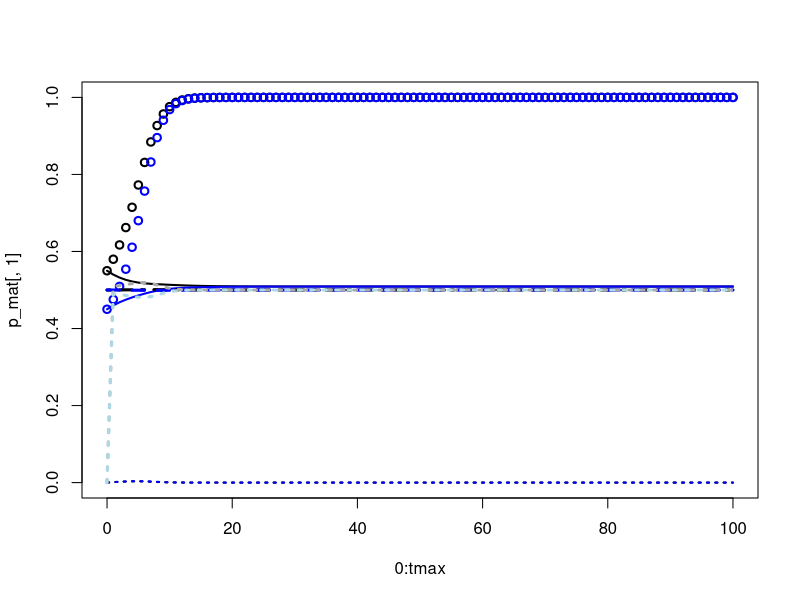

Recreate this plot in R.
rm(list = ls())

feet_marker_sim <- function(
    tmax=1000,
    d=0.1, #coordination benefit
    g=0.1, #extra coordination benefit among mutualists
    h=0.1, #mis-coordination cost for mutualists
    a=0.9, #probability of assorting on marker
    m0=0.01, #proportion of population considering migration
    mu=0.5, #proportion of migrants that are payoff-biased
    s=c(0.5, 0.5), #proportion of total population in each group
    init_p=c(0.55,0.45), #intial proportion of behavior 0 in each group
    init_q=c(0.51,0.49), #intial proportion of marker 0 in each group 
    draw=TRUE,
    plots=TRUE ) {

 
    # define and check group number
    init_s=s
    ngroups=length(s)
    if ( length(init_p)!=ngroups | length(init_q)!=ngroups ) {
      stop("!! s, p and q vectors must be equal length !!")
    }
    if (sum(s)!=1){
      stop("!! s must sum to 1 !!")
    }
    

    # init matrix of states
    # x[[k]][i,j] gives frequency of xijk
    xblank <- matrix(0,nrow=2,ncol=2)
    x <- list(xblank)
    for ( i in 1:ngroups ) {
        x[[i]] <- xblank
    }


    #initial frequencies with no linkage
    for ( k in 1:ngroups ) {
        if ( missing(init_p) || missing(init_q) ) {
            p <- runif(1)  
            q <- runif(1)
            x[[k]][1,1] <- p*q
            x[[k]][1,2] <- p*(1-q)
            x[[k]][2,1] <- (1-p)*q
            x[[k]][2,2] <- (1-p)*(1-q)
        } else {
            p <- init_p[k]  
            q <- init_q[k]
            x[[k]][1,1] <- p*q
            x[[k]][1,2] <- p*(1-q)
            x[[k]][2,1] <- (1-p)*q
            x[[k]][2,2] <- (1-p)*(1-q) 
        } #else
    }


    #initialize matrices to hold p, q, D, and s for all groups
    p_mat <- NULL     #behavior freq
    q_mat <- NULL     #marker freq
    D_mat <- NULL     #linkage
    s_mat <- s        #proportion of total pop in each group

    for ( k in 1:ngroups ) {
        p_mat <- cbind(p_mat, x[[k]][1,1] + x[[k]][1,2])
        q_mat <- cbind(q_mat, x[[k]][1,1] + x[[k]][2,1])
        D_mat <- cbind(D_mat, x[[k]][1,1]*x[[k]][2,2] - x[[k]][1,2]*x[[k]][2,1])
    }

    # init vector of group-mean fitnesses
    fit <- rep(0, times=ngroups)
    fitp0 <- rep(0, times=ngroups)
    fitq0 <- rep(0, times=ngroups)
    fit_mat <- fit    #mean fitness in each group



    # fitness function
    # w0jk = 1-h+(d+g+h)((1-a)*p0k+a*x0jk/qjk)
    # w1jk = 1+d*((1-a)*p1k+a*x1jk/qjk)
    wijk <- function( i , j , k ) {

        i <- i+1 #turn behav and marker indices into matrix indices
        j <- j+1
        
        if (i==1) {
            w <- 1 - h + (d + g + h)*( (1 - a)*(x[[k]][1,1] + x[[k]][1,2]) +            #stag payoff (i=0, index=1)
                                        a*x[[k]][1,j]/(x[[k]][1,j] + x[[k]][2,j]) )
        } else {
            w <- 1 + d*( (1 - a)*(x[[k]][2,1] + x[[k]][2,2]) +                          #hare payoff (i=1, index=2)
                            a*x[[k]][2,j]/(x[[k]][1,j] + x[[k]][2,j]) )
        } #else

        w
    }

    
    # payoff-biased migration function with one outgroup
    mij <- function( i , j ) {
        
        #mij <- m0( 1 + mu*(fit[j] - fit[i]) ) #original R&B payoff-biased migration
        
        #new payoff-biased migration:

        mij <- m0*(1-mu)/2 + m0*mu*(fit[j]/(fit[i]+fit[j]))

        #Expanded, this is mij <- m0*( 1/2 - mu/2 + mu*(fit[j]/(fit[i]+fit[j]) )
        #If fit[i] = fit[j], then mij equals m0/2
        #There are only two groups, so this migration happens twice, and the total
        #migration from i to j is 2*m0/2 = m0.

        #If fit[j] >> fit[i], the most migration from i to j we'll get is 2*m0*(1/2 + mu/2) = m0*(1 + mu)
        #and if fit[j] << fit[i], the least migration we'll get is m0*(1 - mu)
        #which means the effect of mu will be less than in the original R&B model.
        #As in the original model, still have to keep m0 and mu small enough such that
        #migration rates are between 0 and 1.

        mij 
    }
    
    # payoff-biased migration function with two neighboring groups, one on each side
    m_kto <- function( k , t , o ) { #migrants from ingroup k, to target t, given the opposite side group o
        
        #mkt <- m0*(1-mu)/3 + m0*mu*(fit[t]/(fit[k]+fit[t]+fit[o]))   #those that move to target group
        #Expanded, this is mkt <- m0*( 1/3 - mu/3 + mu*(fit[t]/(fit[k]+fit[t]+fit[o])) )
        #If fit[t] = fit[k] = fit[o], then mij equals m0/3
        #Problem: This out-migration happens twice (one for each neighbor). If all three
        #groups have equal fitness, then migration out of group k is only 2/3*m0, but it should be m0.

        #Maybe instead use:

        mkt <- m0*( 1/2 - mu/3 + mu*(fit[t]/(fit[k]+fit[t]+fit[o])) )

        #Now, if all three groups have equal fitnessm mkt = m0/2, which means the
        #total out-migration to the two neighbors is m0.

        #If fit[t] >> fit[k] = fit[o], the most migration from k to t we'll get is m0*(1/2 + 2/3*mu), and
        #from k to o is m0*(1/2 - mu/3). Summing these, total out-migration from k is
        #m0*(1/2 - mu/3) + m0*(1/2 + 2/3*mu) = m0*(1/2 - mu/3 + 1/2 + 2/3*mu) = m0*(1 + mu/3)

        #If fit[t] = fit[o] >> fit[k], the most migration from k to t we'll get is m0*(1/2 + (1/2-1/3)*mu), and
        #from k to o is m0*(1/2 + (1/2-1/3)*mu). Summing these, total out-migration from k is
        #2*m0*(1/2 + (1/2-1/3)*mu) = m0*(1 + (1-2/3)*mu) = m0*(1 + mu/3)

        #If fit[k] >> fit[o] = fit[t], the most migration from k to t we'll get is m0*(1/2 - mu/3), and
        #from k to o is m0*(1/2 - mu/3). Summing these, total out-migration from k is
        #2*m0*(1/2 - mu/3) = m0*(1 - 2/3*mu)

        mkt
    }


    # group index bounding function
    groupindex <- function( k ) {
        k <- ifelse( k > ngroups , 1 , k )
        k <- ifelse( k < 1 , ngroups , k )
        k
    }
    

    
    print("START")
    print(x)
    
    for ( t in 1:tmax ) {

        xnew <- x 

        # learning
        for( k in 1:ngroups ) {
            w11k <- wijk( 1 , 1 , k )
            w10k <- wijk( 1 , 0 , k )
            w01k <- wijk( 0 , 1 , k )
            w00k <- wijk( 0 , 0 , k )
            wbar <- x[[k]][1,1]*w00k + x[[k]][1,2]*w01k + x[[k]][2,1]*w10k + x[[k]][2,2]*w11k
            xnew[[k]][1,1] <- x[[k]][1,1] * w00k / wbar
            xnew[[k]][1,2] <- x[[k]][1,2] * w01k / wbar
            xnew[[k]][2,1] <- x[[k]][2,1] * w10k / wbar
            xnew[[k]][2,2] <- x[[k]][2,2] * w11k / wbar
            
            fitp0[k] <- (w00k+w01k)/ (w10k+w11k+w01k+w00k)
            fitq0[k] <- (w00k+w10k)/ (w10k+w11k+w01k+w00k)
            fit[k] <- wbar #save group-mean fitness for later
        } #k

        xnewnew <- xnew
        snew <- s

        # migrate
        for( k in 1:ngroups ) {
            n1 <- groupindex(k+1)   #index for right side group
            n2 <- groupindex(k-1)   #index for left side group
            m_k_n1 <- m_kto( k , n1, n2) #from k (ingroup) to n1 (target)
            m_n1_k <- m_kto( n1, k, n2 )
            m_k_n2 <- m_kto( k , n2, n1 ) 
            m_n2_k <- m_kto( n2, k , n1)

            for ( i in 1:2 ) {
                for ( j in 1:2 ) {

                    xnewnew[[k]][i,j] <- ( xnew[[k]][i,j]*s[k]*( 1 - m_k_n1 - m_k_n2 ) +   # those staying in k
                                            xnew[[n1]][i,j]*s[n1]*m_n1_k +                # those coming from n1
                                            xnew[[n2]][i,j]*s[n2]*m_n2_k )/                # those coming from n2
                                            ( s[k]*(1 - m_k_n1 - m_k_n2) + s[n1]*m_n1_k  + s[n2]*m_n2_k )  #new prop total population in group k
                                            ######Note: an error in this last line is now fixed
                                            
                } #j
            } #i

            #recursion for group size    
            snew[k] <- s[k]*(1 - m_k_n1 - m_k_n2) + s[n1]*m_n1_k + s[n2]*m_n2_k

        } #k

        x <- xnewnew
        s <- snew
        
        
        p <- sapply( 1:ngroups , function(z) x[[z]][1,1] + x[[z]][1,2] )
        q <- sapply( 1:ngroups , function(z) x[[z]][1,1] + x[[z]][2,1] )
        linkage <- sapply( 1:ngroups , function(z) x[[z]][1,1]*x[[z]][2,2] - x[[z]][1,2]*x[[z]][2,1] )
        linkage <- linkage + 0.5
            
        #update results matrices
        p_mat <- rbind(p_mat, p)
        q_mat <- rbind(q_mat, q)
        D_mat <- rbind(D_mat, linkage-0.5)
        s_mat <- rbind(s_mat, s)
        fit_mat <-rbind(fit_mat, fit/sum(fit))


        # draw
        if ( draw==TRUE ) {
            if ( t==1 ) {
                plot( 1:ngroups , p , ylim=c(0,1) , lwd=2 )
            } else {
                rect( 0,-.02,ngroups+.1,1.1 , col="white" , border="white" )
                points( 1:ngroups , p , lwd=2 )
            }
            lines( 1:ngroups , q , col="red" )          #frequency of marker
            lines( 1:ngroups , linkage , col="blue" )   #linkage btwn bhvr & marker per grp
            lines( 1:ngroups , s , col="green")         #proportion of population in each group
            lines( 1:ngroups , fit/sum(fit) , col="cyan")         #prop of total fitness of each group
            points( 1:ngroups , fitp0 , col="cyan")         #prop of group fitness of behavior 0
            lines( 1:ngroups , fitq0 , col="lightblue", lty=3)         #prop of group fitness of marker 0
            legend (ngroups*.6, 1, legend=c("prop. bhvr 0", "prop. marker 0", "linkage", "prop in grp", "fitness", "payoff p0", "payoff q0"), 
                    col=c("black", "red", "blue", "green", "cyan", "cyan", "lightblue"), pch=c(1,19,19,19,19,1,1))
        } # /if draw
        
    } # /t

   
    print("END")
    invisible(x)


    # Trajectories Plot ------------------------------------------------------------
    if ( plots==TRUE ) {
        plot(0:tmax, p_mat[,1], ylim=c(0,1) , lwd=2, col="black" )
        points(0:tmax, p_mat[,2], ylim=c(0,1) , lwd=2, col="blue")
        lines(0:tmax, q_mat[,1], ylim=c(0,1) , lwd=2, col="black")
        lines(0:tmax, q_mat[,2], ylim=c(0,1) , lwd=2, col="blue")
        lines(0:tmax, D_mat[,1], ylim=c(0,1) , lwd=2, col="black", lty=3)
        lines(0:tmax, D_mat[,2], ylim=c(0,1) , lwd=2, col="blue", lty=3)
        lines(0:tmax, s_mat[,1], ylim=c(0,1) , lwd=3, col="black", lty=4)
        lines(0:tmax, s_mat[,2], ylim=c(0,1) , lwd=3, col="blue", lty=2)
        lines(0:tmax, fit_mat[,1], ylim=c(0,1) , lwd=3, col="darkgrey", lty=3)
        lines(0:tmax, fit_mat[,2], ylim=c(0,1) , lwd=3, col="lightblue", lty=3)
    } # if plots

    #print(x)

    #output matrices
    bound_out <- list(p_mat=p_mat,
                      q_mat=q_mat,
                      D_mat=D_mat,
                      s_mat=s_mat,
                      fit_mat=fit_mat)
    return(bound_out)

    
} #function


res <- feet_marker_sim(
  tmax=100,
  d=0.5, #coordination benefit (hare hunting together is better than alone)
  g=0.5, #extra coordination benefit among mutualists (stag is better than hare)
  h=0.2, #mis-coordination cost for mutualists (lost hare opp)
  a=0.1, #probability of assorting on marker
  m0=0.1, #proportion of each group that migrates
  mu=0.1, #of all migrants, proportion that engage in payoff biased migration
  s=rep(0.5,2), #proportion of total population in each group
  init_p=c(rep(.55,1),rep(.45,1)), #intial proportion of behavior 0 (stag) in each group
  init_q=c(rep(.55,1),rep(.45,1)), #intial proportion of marker 0 in each group 
  draw=F,    #make ending graphs?
  plots=T )  #make time-series plots?

#res$p_mat




##################################################################
#Explore equilibria

a <- seq(0, 1, 0.1)
m0 <- c(0.01, 0.1, 0.5)

tmax <- 300

#initialize vectors
grp1a_p_vec <- NULL
grp2a_p_vec <- NULL

grp1a_q_vec <- NULL
grp2a_q_vec <- NULL

grp1a_D_vec <- NULL
grp2a_D_vec <- NULL

grp1a_s_vec <- NULL
grp2a_s_vec <- NULL

grp1m0_list <- vector("list", length(m0))
grp2m0_list <- vector("list", length(m0))

counter <- 0

#Initial conditions: Group 1 is a minority (small s) with high payoff equilibirum (high p = stag)
#   Group 2 is majority with low payoff equilibrium. Markers start out nearly even in both groups

#R&B predictions:
#1) when markers not important (low a), minority should be converted to all-hare (p=0 in both groups).
#2) if you can assort on marker (high a), minorities with high stag should evolve marked boundaries to protect
#   themselves from effects of payoff-biased migration. In other words, minority with high stag
#   stays a minority with high stag, majority with high hare stays majority with high hare, and
#   population-level norm-marker covariance evolves.


for ( m0_inc in m0 ) {

    counter <- counter + 1

    for ( a_inc in a ) {

        res <- feet_marker_sim(
                    tmax=tmax,
                    d=0.2, #coordination benefit (hare hunting together is better than alone)
                    g=0.2, #extra coordination benefit among mutualists (stag is better than hare)
                    h=0.2, #mis-coordination cost for mutualists (lost hare opp)
                    a=a_inc, #probability of assorting on marker
                    m0=m0_inc, #proportion of each group that migrates
                    mu=0.2, #of all migrants, proportion that engage in payoff biased migration
                    s=c(0.2, 0.8), #proportion of total population in each group
                    init_p=c(0.9, 0.1), #intial proportion of behavior 0 (stag) in each group
                    init_q=c(0.5, 0.4), #intial proportion of marker 0 in each group 
                    draw=F,    #make ending graphs?
                    plots=F )  #make time-series plots?

        grp1a_p_vec <- rbind(grp1a_p_vec, res$p_mat[tmax,1])
        grp2a_p_vec <- rbind(grp2a_p_vec, res$p_mat[tmax,2])

        grp1a_q_vec <- rbind(grp1a_q_vec, res$q_mat[tmax,1])
        grp2a_q_vec <- rbind(grp2a_q_vec, res$q_mat[tmax,2])

        grp1a_D_vec <- rbind(grp1a_D_vec, res$D_mat[tmax,1])
        grp2a_D_vec <- rbind(grp2a_D_vec, res$D_mat[tmax,2])

        grp1a_s_vec <- rbind(grp1a_s_vec, res$s_mat[tmax,1])
        grp2a_s_vec <- rbind(grp2a_s_vec, res$s_mat[tmax,2])

    } #a

    #make lists of matrices containing p, q, D, and s time series for each group
    grp1m0_list[[counter]] <- cbind(grp1a_p_vec, grp1a_q_vec, grp1a_D_vec, grp1a_s_vec)
    grp2m0_list[[counter]] <- cbind(grp2a_p_vec, grp2a_q_vec, grp2a_D_vec, grp2a_s_vec)

    #reset vectors
    grp1a_p_vec <- NULL
    grp2a_p_vec <- NULL
    grp1a_q_vec <- NULL
    grp2a_q_vec <- NULL
    grp1a_D_vec <- NULL
    grp2a_D_vec <- NULL
    grp1a_s_vec <- NULL
    grp2a_s_vec <- NULL

} #m0



pdf(file="./mig_equilibs.pdf",
  #file="C:/Users/jabunce/Desktop/mig_equilibs.pdf", 
  height=10, width=12)
par(mfrow=c(3,2), oma=c(5,7,5,5), mar=c(3,2,2,2))


#group 1 plot, m0[1]

plot( a , grp1m0_list[[1]][,1] , ylim=c(0,1) , lwd=8 , type="n", col="black", cex.axis=1.5, #plot set-up
    #main="gnk=0.3, mk=mnk=0.1, dnk=2, beta=0.2",
    xlab="Prob of assortment on norm (a)", ylab=c("Long-run freqs") )

lines( a , grp1m0_list[[1]][,1] , ylim=c(0,1) , lwd=9 , type="l", col="black" )            #p m0[1]
lines( a , grp1m0_list[[1]][,2] , ylim=c(0,1) , lwd=10 , type="l", col=rgb(0,0,1,0.5) )     #q
lines( a , grp1m0_list[[1]][,3] , ylim=c(0,1) , lwd=10 , type="l", col=rgb(0,1,0,0.5) )     #D
lines( a , grp1m0_list[[1]][,4] , ylim=c(0,1) , lwd=10 , type="l", col=rgb(1,0,0,0.5) )     #s

# lines( a , grp1m0_list[[2]][,1] , ylim=c(0,1) , lwd=5 , type="l", col="black" )            #p m0[2]
# lines( a , grp1m0_list[[2]][,2] , ylim=c(0,1) , lwd=6 , type="l", col=rgb(0,0,1,0.5) )     #q
# lines( a , grp1m0_list[[2]][,3] , ylim=c(0,1) , lwd=6 , type="l", col=rgb(0,1,0,0.5) )     #D
# lines( a , grp1m0_list[[2]][,4] , ylim=c(0,1) , lwd=6 , type="l", col=rgb(1,0,0,0.5) )     #s

# lines( a , grp1m0_list[[3]][,1] , ylim=c(0,1) , lwd=1 , type="l", col="black" )            #p m0[3]
# lines( a , grp1m0_list[[3]][,2] , ylim=c(0,1) , lwd=2 , type="l", col=rgb(0,0,1,0.5) )     #q
# lines( a , grp1m0_list[[3]][,3] , ylim=c(0,1) , lwd=2 , type="l", col=rgb(0,1,0,0.5) )     #D
# lines( a , grp1m0_list[[3]][,4] , ylim=c(0,1) , lwd=2 , type="l", col=rgb(1,0,0,0.5) )     #s

text(x=0.2, y=0.85, label="Grp 1, m0=0.01", cex=2)

legend(x="right", c("p","q","D", "s"),lty=1,
    lwd=c(10), col=c("black", rgb(0,0,1,0.5), rgb(0,1,0,0.5), rgb(1,0,0,0.5)), cex=1.5 )


#group 2 plot, m0[1]

plot( a , grp2m0_list[[1]][,1] , ylim=c(0,1) , lwd=8 , type="n", col="black", cex.axis=1.5, #plot set-up
    #main="gnk=0.3, mk=mnk=0.1, dnk=2, beta=0.2",
    xlab="Prob of assortment on norm (a)", ylab=c("Long-run freqs") )

lines( a , grp2m0_list[[1]][,1] , ylim=c(0,1) , lwd=9 , type="l", col="black" )            #p m0[1]
lines( a , grp2m0_list[[1]][,2] , ylim=c(0,1) , lwd=10 , type="l", col=rgb(0,0,1,0.5) )     #q
lines( a , grp2m0_list[[1]][,3] , ylim=c(0,1) , lwd=10 , type="l", col=rgb(0,1,0,0.5) )     #D
lines( a , grp2m0_list[[1]][,4] , ylim=c(0,1) , lwd=10 , type="l", col=rgb(1,0,0,0.5) )     #s

# lines( a , grp2m0_list[[2]][,1] , ylim=c(0,1) , lwd=5 , type="l", col="black" )            #p m0[2]
# lines( a , grp2m0_list[[2]][,2] , ylim=c(0,1) , lwd=6 , type="l", col=rgb(0,0,1,0.5) )     #q
# lines( a , grp2m0_list[[2]][,3] , ylim=c(0,1) , lwd=6 , type="l", col=rgb(0,1,0,0.5) )     #D
# lines( a , grp2m0_list[[2]][,4] , ylim=c(0,1) , lwd=6 , type="l", col=rgb(1,0,0,0.5) )     #s

# lines( a , grp2m0_list[[3]][,1] , ylim=c(0,1) , lwd=1 , type="l", col="black" )            #p m0[3]
# lines( a , grp2m0_list[[3]][,2] , ylim=c(0,1) , lwd=2 , type="l", col=rgb(0,0,1,0.5) )     #q
# lines( a , grp2m0_list[[3]][,3] , ylim=c(0,1) , lwd=2 , type="l", col=rgb(0,1,0,0.5) )     #D
# lines( a , grp2m0_list[[3]][,4] , ylim=c(0,1) , lwd=2 , type="l", col=rgb(1,0,0,0.5) )     #s

text(x=0.2, y=0.85, label="Grp 2, m0=0.01", cex=2)



#group 1 plot, m0[2]

plot( a , grp1m0_list[[1]][,1] , ylim=c(0,1) , lwd=8 , type="n", col="black", cex.axis=1.5, #plot set-up
    #main="gnk=0.3, mk=mnk=0.1, dnk=2, beta=0.2",
    xlab="Prob of assortment on norm (a)", ylab=c("Long-run freqs") )

# lines( a , grp1m0_list[[1]][,1] , ylim=c(0,1) , lwd=9 , type="l", col="black" )            #p m0[1]
# lines( a , grp1m0_list[[1]][,2] , ylim=c(0,1) , lwd=10 , type="l", col=rgb(0,0,1,0.5) )     #q
# lines( a , grp1m0_list[[1]][,3] , ylim=c(0,1) , lwd=10 , type="l", col=rgb(0,1,0,0.5) )     #D
# lines( a , grp1m0_list[[1]][,4] , ylim=c(0,1) , lwd=10 , type="l", col=rgb(1,0,0,0.5) )     #s

lines( a , grp1m0_list[[2]][,1] , ylim=c(0,1) , lwd=5 , type="l", col="black" )            #p m0[2]
lines( a , grp1m0_list[[2]][,2] , ylim=c(0,1) , lwd=6 , type="l", col=rgb(0,0,1,0.5) )     #q
lines( a , grp1m0_list[[2]][,3] , ylim=c(0,1) , lwd=6 , type="l", col=rgb(0,1,0,0.5) )     #D
lines( a , grp1m0_list[[2]][,4] , ylim=c(0,1) , lwd=6 , type="l", col=rgb(1,0,0,0.5) )     #s

# lines( a , grp1m0_list[[3]][,1] , ylim=c(0,1) , lwd=1 , type="l", col="black" )            #p m0[3]
# lines( a , grp1m0_list[[3]][,2] , ylim=c(0,1) , lwd=2 , type="l", col=rgb(0,0,1,0.5) )     #q
# lines( a , grp1m0_list[[3]][,3] , ylim=c(0,1) , lwd=2 , type="l", col=rgb(0,1,0,0.5) )     #D
# lines( a , grp1m0_list[[3]][,4] , ylim=c(0,1) , lwd=2 , type="l", col=rgb(1,0,0,0.5) )     #s

text(x=0.2, y=0.85, label="Grp 1, m0=0.1", cex=2)

#legend(x="left", c("p","q","D", "s"),lty=1,
#    lwd=c(10), col=c("black", rgb(0,0,1,0.5), rgb(0,1,0,0.5), rgb(1,0,0,0.5)), cex=1.5 )


#group 2 plot, m0[1]

plot( a , grp2m0_list[[1]][,1] , ylim=c(0,1) , lwd=8 , type="n", col="black", cex.axis=1.5, #plot set-up
    #main="gnk=0.3, mk=mnk=0.1, dnk=2, beta=0.2",
    xlab="Prob of assortment on norm (a)", ylab=c("Long-run freqs") )

# lines( a , grp2m0_list[[1]][,1] , ylim=c(0,1) , lwd=9 , type="l", col="black" )            #p m0[1]
# lines( a , grp2m0_list[[1]][,2] , ylim=c(0,1) , lwd=10 , type="l", col=rgb(0,0,1,0.5) )     #q
# lines( a , grp2m0_list[[1]][,3] , ylim=c(0,1) , lwd=10 , type="l", col=rgb(0,1,0,0.5) )     #D
# lines( a , grp2m0_list[[1]][,4] , ylim=c(0,1) , lwd=10 , type="l", col=rgb(1,0,0,0.5) )     #s

lines( a , grp2m0_list[[2]][,1] , ylim=c(0,1) , lwd=5 , type="l", col="black" )            #p m0[2]
lines( a , grp2m0_list[[2]][,2] , ylim=c(0,1) , lwd=6 , type="l", col=rgb(0,0,1,0.5) )     #q
lines( a , grp2m0_list[[2]][,3] , ylim=c(0,1) , lwd=6 , type="l", col=rgb(0,1,0,0.5) )     #D
lines( a , grp2m0_list[[2]][,4] , ylim=c(0,1) , lwd=6 , type="l", col=rgb(1,0,0,0.5) )     #s

# lines( a , grp2m0_list[[3]][,1] , ylim=c(0,1) , lwd=1 , type="l", col="black" )            #p m0[3]
# lines( a , grp2m0_list[[3]][,2] , ylim=c(0,1) , lwd=2 , type="l", col=rgb(0,0,1,0.5) )     #q
# lines( a , grp2m0_list[[3]][,3] , ylim=c(0,1) , lwd=2 , type="l", col=rgb(0,1,0,0.5) )     #D
# lines( a , grp2m0_list[[3]][,4] , ylim=c(0,1) , lwd=2 , type="l", col=rgb(1,0,0,0.5) )     #s

text(x=0.2, y=0.85, label="Grp 2, m0=0.1", cex=2)



#group 1 plot, m0[3]

plot( a , grp1m0_list[[1]][,1] , ylim=c(0,1) , lwd=8 , type="n", col="black", cex.axis=1.5, #plot set-up
    #main="gnk=0.3, mk=mnk=0.1, dnk=2, beta=0.2",
    xlab="Prob of assortment on norm (a)", ylab=c("Long-run freqs") )

# lines( a , grp1m0_list[[1]][,1] , ylim=c(0,1) , lwd=9 , type="l", col="black" )            #p m0[1]
# lines( a , grp1m0_list[[1]][,2] , ylim=c(0,1) , lwd=10 , type="l", col=rgb(0,0,1,0.5) )     #q
# lines( a , grp1m0_list[[1]][,3] , ylim=c(0,1) , lwd=10 , type="l", col=rgb(0,1,0,0.5) )     #D
# lines( a , grp1m0_list[[1]][,4] , ylim=c(0,1) , lwd=10 , type="l", col=rgb(1,0,0,0.5) )     #s

# lines( a , grp1m0_list[[2]][,1] , ylim=c(0,1) , lwd=5 , type="l", col="black" )            #p m0[2]
# lines( a , grp1m0_list[[2]][,2] , ylim=c(0,1) , lwd=6 , type="l", col=rgb(0,0,1,0.5) )     #q
# lines( a , grp1m0_list[[2]][,3] , ylim=c(0,1) , lwd=6 , type="l", col=rgb(0,1,0,0.5) )     #D
# lines( a , grp1m0_list[[2]][,4] , ylim=c(0,1) , lwd=6 , type="l", col=rgb(1,0,0,0.5) )     #s

lines( a , grp1m0_list[[3]][,1] , ylim=c(0,1) , lwd=1 , type="l", col="black" )            #p m0[3]
lines( a , grp1m0_list[[3]][,2] , ylim=c(0,1) , lwd=2 , type="l", col=rgb(0,0,1,0.5) )     #q
lines( a , grp1m0_list[[3]][,3] , ylim=c(0,1) , lwd=2 , type="l", col=rgb(0,1,0,0.5) )     #D
lines( a , grp1m0_list[[3]][,4] , ylim=c(0,1) , lwd=2 , type="l", col=rgb(1,0,0,0.5) )     #s

text(x=0.2, y=0.85, label="Grp 1, m0=0.5", cex=2)

#legend(x="left", c("p","q","D", "s"),lty=1,
#    lwd=c(10), col=c("black", rgb(0,0,1,0.5), rgb(0,1,0,0.5), rgb(1,0,0,0.5)), cex=1.5 )


#group 2 plot, m0[3]

plot( a , grp2m0_list[[1]][,1] , ylim=c(0,1) , lwd=8 , type="n", col="black", cex.axis=1.5, #plot set-up
    #main="gnk=0.3, mk=mnk=0.1, dnk=2, beta=0.2",
    xlab="Prob of assortment on norm (a)", ylab=c("Long-run freqs") )

# lines( a , grp2m0_list[[1]][,1] , ylim=c(0,1) , lwd=9 , type="l", col="black" )            #p m0[1]
# lines( a , grp2m0_list[[1]][,2] , ylim=c(0,1) , lwd=10 , type="l", col=rgb(0,0,1,0.5) )     #q
# lines( a , grp2m0_list[[1]][,3] , ylim=c(0,1) , lwd=10 , type="l", col=rgb(0,1,0,0.5) )     #D
# lines( a , grp2m0_list[[1]][,4] , ylim=c(0,1) , lwd=10 , type="l", col=rgb(1,0,0,0.5) )     #s

# lines( a , grp2m0_list[[2]][,1] , ylim=c(0,1) , lwd=5 , type="l", col="black" )            #p m0[2]
# lines( a , grp2m0_list[[2]][,2] , ylim=c(0,1) , lwd=6 , type="l", col=rgb(0,0,1,0.5) )     #q
# lines( a , grp2m0_list[[2]][,3] , ylim=c(0,1) , lwd=6 , type="l", col=rgb(0,1,0,0.5) )     #D
# lines( a , grp2m0_list[[2]][,4] , ylim=c(0,1) , lwd=6 , type="l", col=rgb(1,0,0,0.5) )     #s

lines( a , grp2m0_list[[3]][,1] , ylim=c(0,1) , lwd=1 , type="l", col="black" )            #p m0[3]
lines( a , grp2m0_list[[3]][,2] , ylim=c(0,1) , lwd=2 , type="l", col=rgb(0,0,1,0.5) )     #q
lines( a , grp2m0_list[[3]][,3] , ylim=c(0,1) , lwd=2 , type="l", col=rgb(0,1,0,0.5) )     #D
lines( a , grp2m0_list[[3]][,4] , ylim=c(0,1) , lwd=2 , type="l", col=rgb(1,0,0,0.5) )     #s

text(x=0.2, y=0.85, label="Grp 2, m0=0.5", cex=2)


mtext(text="Long-run values", side=2, outer=TRUE, line=2, cex=2, las=3, adj=0.5)
mtext(text="Prob of assortment on norm (a)", side=1, outer=TRUE, line=1, cex=2, las=1, adj=0.5)
mtext(text="s=c(0.2, 0.8), init_p=c(0.9, 0.1), init_q=c(0.5, 0.4), d=g=h=mu=0.2",
    side=3, outer=TRUE, line=1, cex=2, las=1, adj=0.5)

graphics.off()

#conclusions:
#If migration is even moderately high, the minority group gets converted to all-hare, regardless of
#assortment on markers.
#If migration and assortment are both low, you kind-of get a marked ethnic boundary.
#If migration is low and assortment is high, the majority adopts the minority norms and markers.
#The minority never stays a minority. Population prop always reaches ~0.5 in each group.